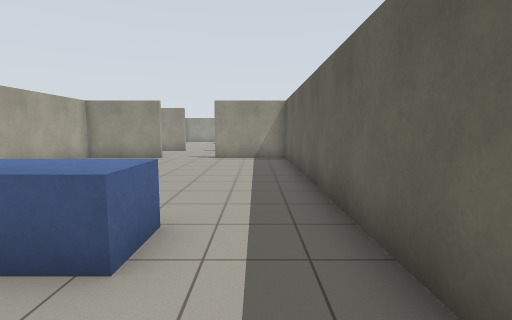
[1] (above)

24 first-person views from a walk through a world built for the Gazebo simulator. The camera is 1.2 m above the floor, tilts 6° down and sees 85° across. The floor is counted in squares, 1 m on a side. Each view is taken from the middle of a square. On the plan, view 1 faces up. The plan holds only what a view shows up to about 12 squares ahead; the rest is blank.

[2]
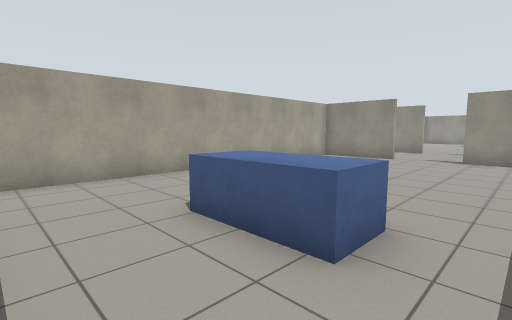

[3]
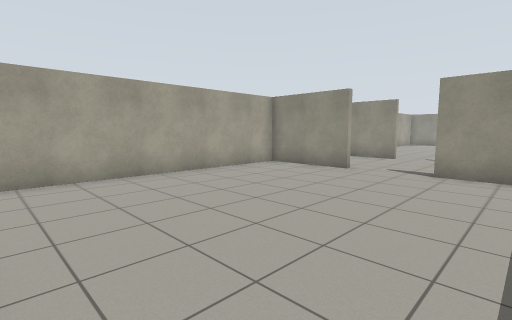

[4]
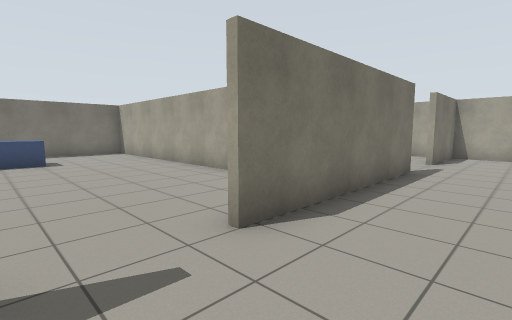

[5]
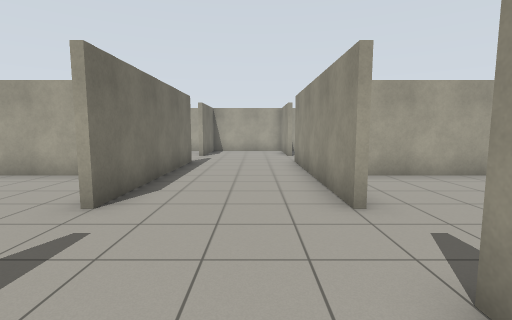

[6]
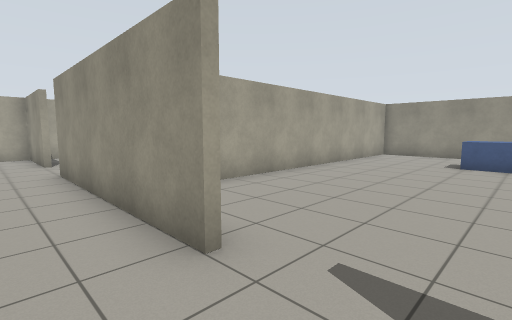

[7]
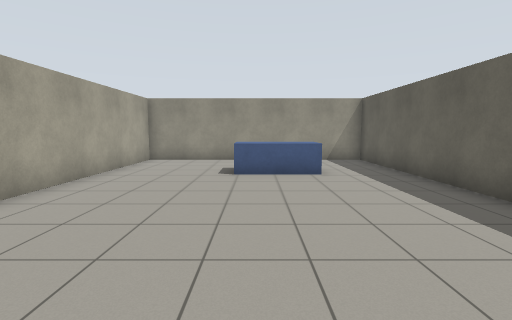

[8]
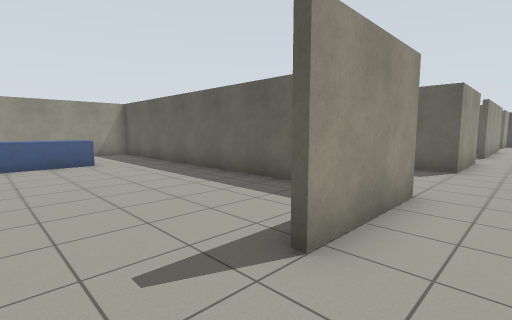

[9]
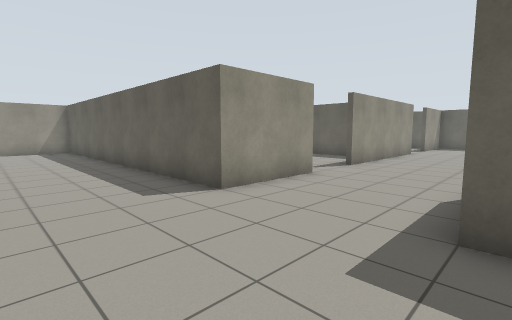

[10]
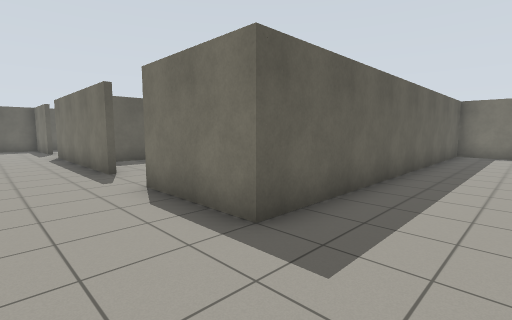

[11]
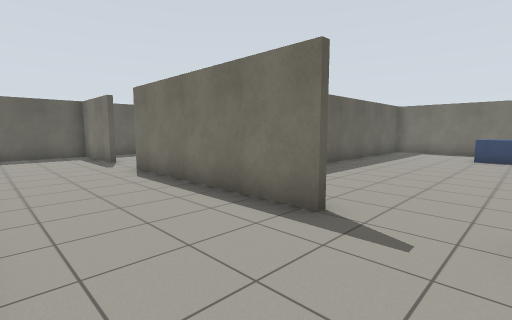

[12]
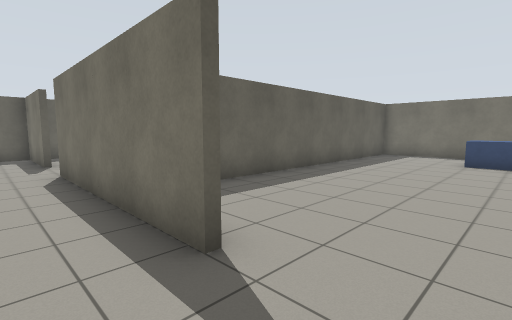

[13]
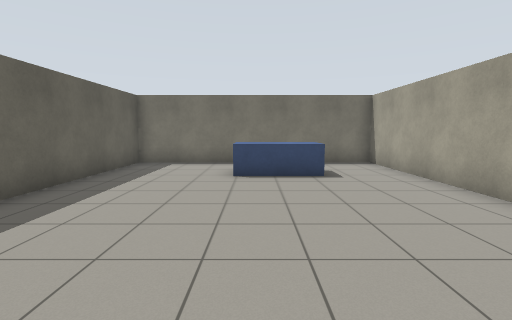

[14]
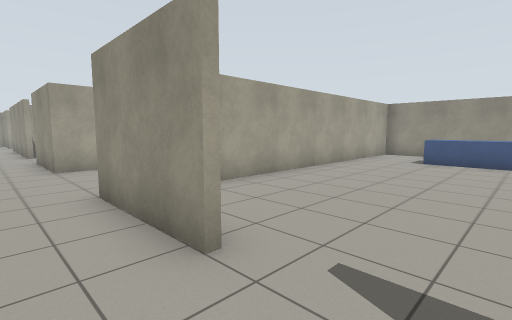

[15]
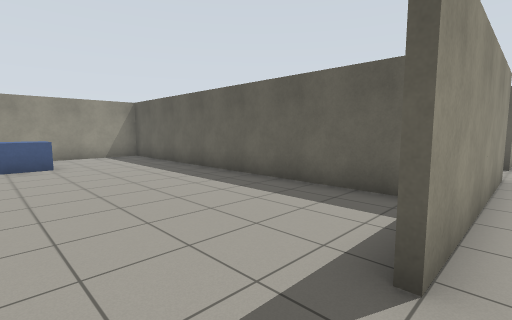

[16]
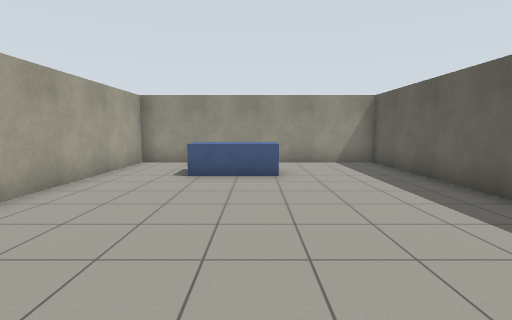

[17]
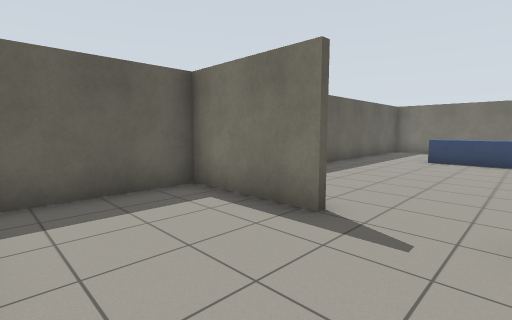

[18]
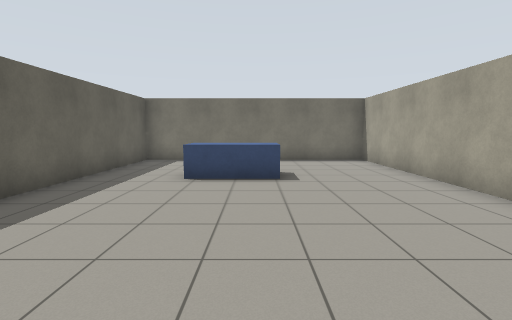

[19]
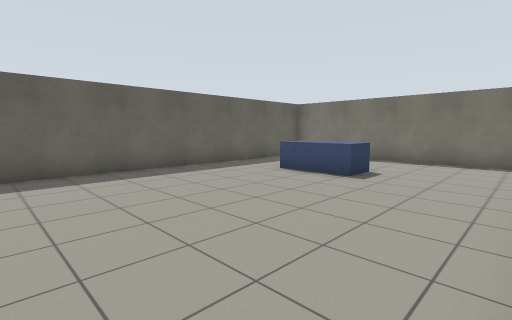

[20]
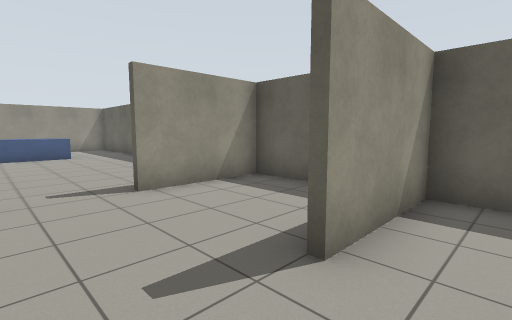

[21]
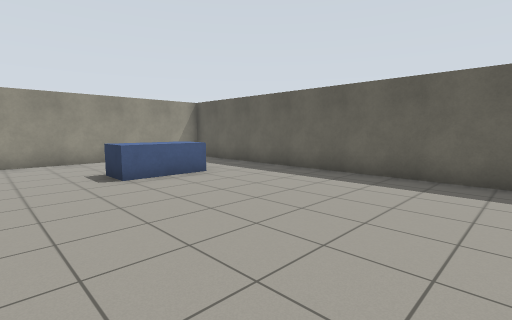

[22]
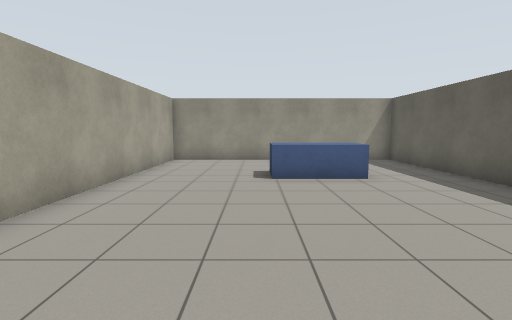

[23]
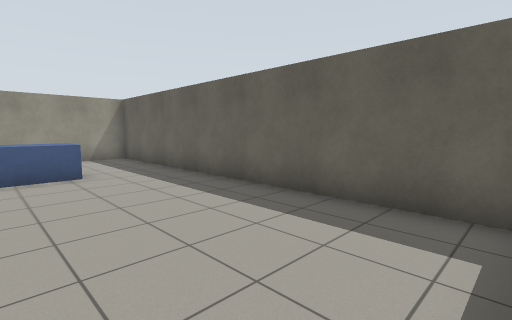

[24]
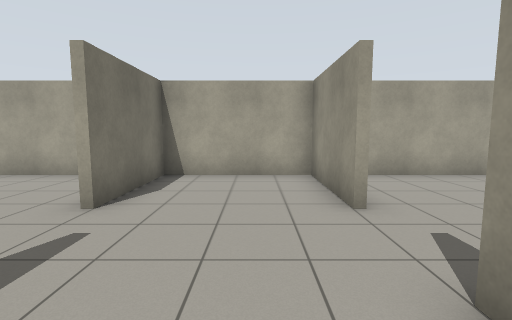

### Floor plan
Points are (right, up) in squares from view 1. A wall is a line through its corners. A room is listed if a view was taken in it or the views show most of it. See-through windows are left out.
Room 1 (views 1, 2, 3, 4, 5, 6, 7, 8, 9, 10, 11, 12, 13, 14, 15, 16, 17, 18, 19, 20, 21, 22, 23, 24)
walls: (5.5, 17.4) (5.5, 25.6); (1.3, 19) (1.3, 29.5) (-7.4, 29.5) (-7.4, 18); (5.7, 5.5) (5.7, -0.5) (23.5, -0.5) (23.5, 29.5) (5.7, 29.5) (5.7, 19); (14.4, 17.6) (14.4, 29.5); (-7.4, 11.5) (-7.4, 0.2); (14.6, 6.4) (14.6, -0.5); (1.3, 1.2) (1.3, 11.5); (5.5, 0.4) (5.5, 11.6); (3.6, -0.5) (4.8, -0.5); (-3.8, -0.5) (-2.6, -0.5); (14.6, 29.5) (14.6, 21.6); (14.4, -0.5) (14.4, 11.2); (-16.5, 10.2) (-16.5, 8); (-16.5, 21.4) (-16.5, 12.5)
objects: door leaf (-16, 12) to (-13, 12); door leaf (-16, 17) to (-13, 17); door leaf (-11, 12) to (-8, 12); door leaf (-11, 17) to (-8, 17); door leaf (-7, 12) to (-4, 12); door leaf (-7, 17) to (-4, 17); blue box (-3, 2) to (-1, 3); blue box (-3, 26) to (-1, 27); door leaf (-2, 12) to (1, 12); door leaf (-2, 17) to (1, 17); door leaf (6, 12) to (9, 12); door leaf (6, 17) to (9, 17); blue box (8, 2) to (10, 2); blue box (8, 27) to (10, 27); door leaf (11, 12) to (14, 12); door leaf (11, 17) to (14, 17); door leaf (15, 12) to (18, 12); door leaf (15, 17) to (18, 17); blue box (19, 3) to (21, 4); blue box (19, 25) to (21, 26); door leaf (20, 12) to (23, 12); door leaf (20, 17) to (23, 17)

Where each view was taken, in squares from view 1:
view 1: 0 up, 0 right, facing up
view 2: 0 up, 0 right, facing up-left
view 3: 4 up, 0 right, facing up-left
view 4: 15 up, 2 left, facing down-left
view 5: 15 up, 0 right, facing left
view 6: 15 up, 2 left, facing up-left
view 7: 18 up, 3 left, facing up
view 8: 15 up, 4 left, facing up-right
view 9: 12 up, 2 right, facing up-right
view 10: 15 up, 3 right, facing down-right
view 11: 16 up, 9 right, facing down-right
view 12: 14 up, 9 right, facing down-right
view 13: 10 up, 10 right, facing down
view 14: 15 up, 11 right, facing up-left
view 15: 16 up, 9 right, facing up-right
view 16: 19 up, 10 right, facing up
view 17: 16 up, 18 right, facing down-right
view 18: 11 up, 19 right, facing down
view 19: 11 up, 15 right, facing down-right
view 20: 11 up, 18 right, facing up-right
view 21: 18 up, 16 right, facing up-right
view 22: 18 up, 18 right, facing up
view 23: 17 up, 19 right, facing up-right
view 24: 15 up, 9 left, facing left
